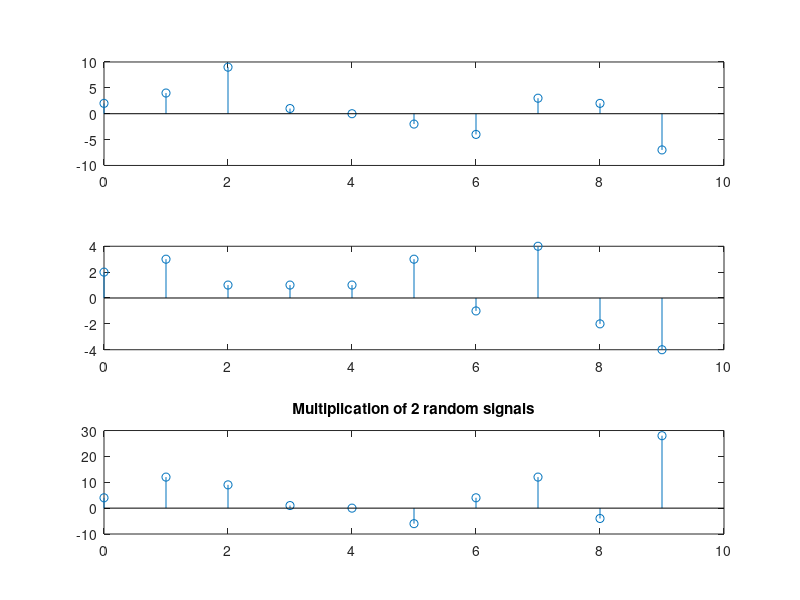

Write the MATLAB code that produced this figure.
t = 0:1:9
s1 = [2,4,9,1,0,-2,-4,3,2,-7]
s2 = [2,3,1,1,1,3,-1,4,-2,-4]
mul = s1.*s2
subplot(3,1,1)
stem(t,s1)
subplot(3,1,2)
stem(t,s2)
subplot(3,1,3)
stem(t,mul)
title('Multiplication of 2 random signals')